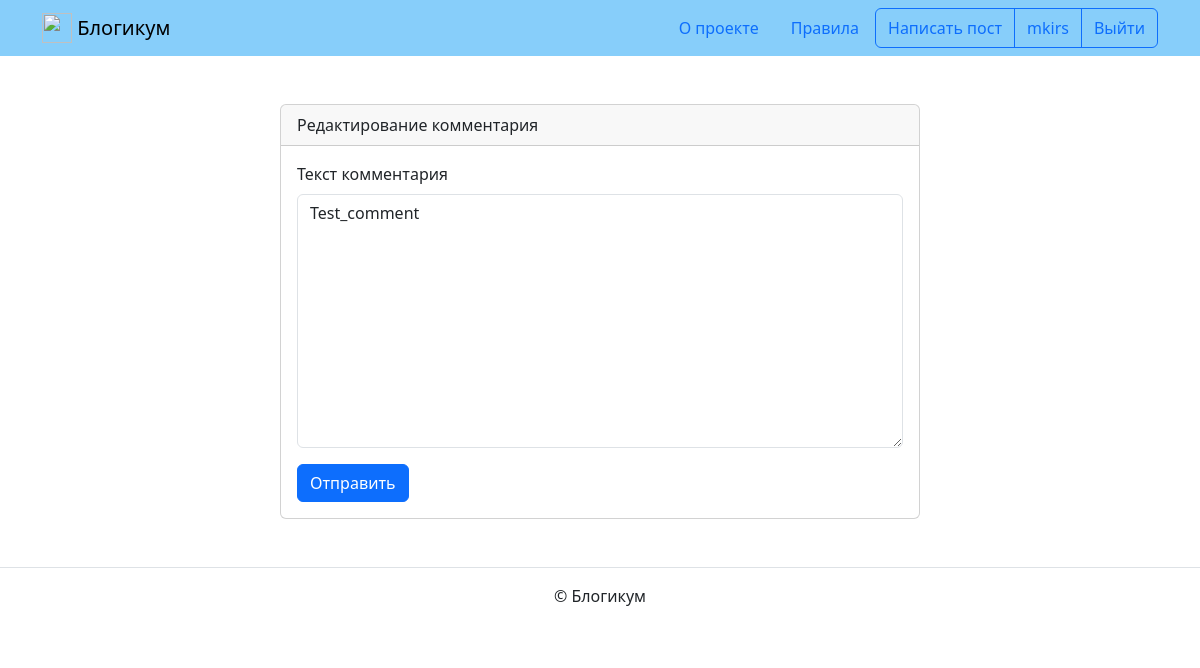
The app's page /posts/43/edit_comment/4/ (signed in), older data.
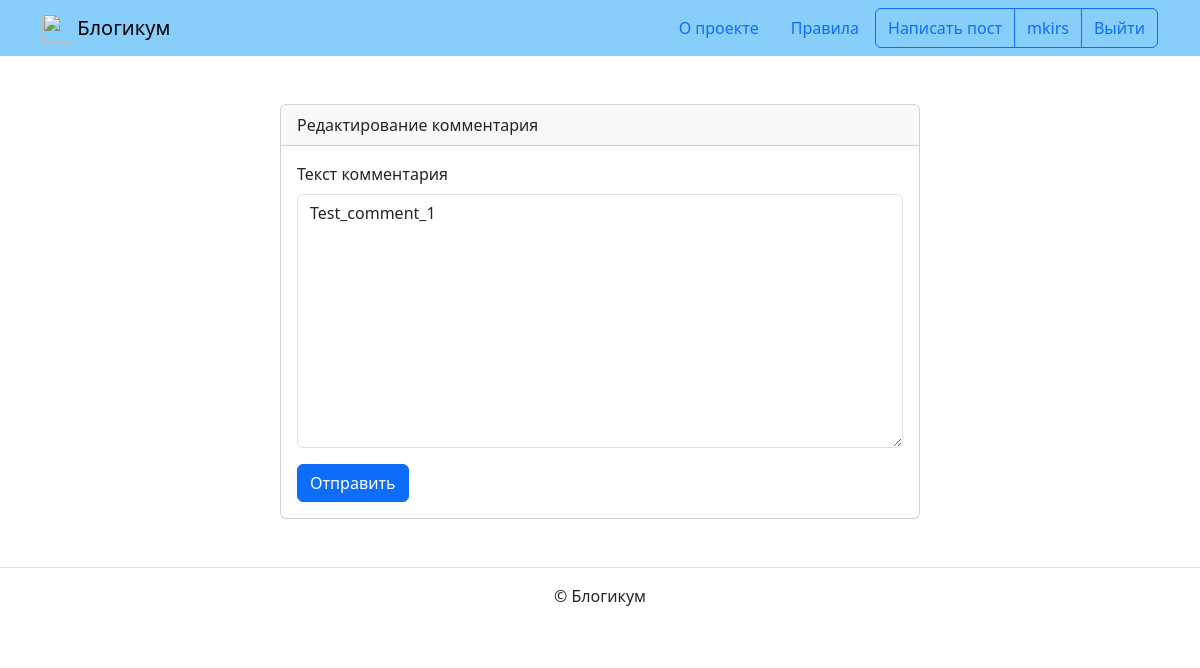
The same page, newer data.
### blog/models.py (models this page shows, shortened)
class Comment(models.Model):
    objects = None
    text = models.TextField('Текст комментария')
    post = models.ForeignKey(
        Post,
        on_delete=models.CASCADE,
        verbose_name='Комментарий',
        related_name='comments',
    )
    created_at = models.DateTimeField(auto_now_add=True)
    author = models.ForeignKey(User, on_delete=models.CASCADE)
    class Meta:
        verbose_name = 'комментарий'
        verbose_name_plural = 'Комментарии'
        ordering = ('created_at',)

### blog/views.py (the view)
class CommentUpdateView(
    CommentMixin, CommentDispatchMixin, LoginRequiredMixin, UpdateView
):
    pass

### blog/forms.py
class CommentForm(forms.ModelForm):
    class Meta:
        model = Comment
        fields = ('text',)

### blog/views.py (called while the page is built)
    def dispatch(self, request, *args, **kwargs):
        comment = get_object_or_404(Comment, pk=kwargs[self.pk_url_kwarg])
        if comment.author != request.user:
            return redirect(
                'blog:post_detail', post_pk=kwargs['post_pk']
            )
        return super().dispatch(request, *args, **kwargs)

### templates/blog/comment.html (shortened to what this page needs)
{% extends "base.html" %}
{% load django_bootstrap5 %}
{% block content %}
  {% if user.is_authenticated %}
    <div class="col d-flex justify-content-center">
      <div class="card" style="width: 40rem;">
        <div class="card-header">
          {% if '/edit_comment/' in request.path %}
            Редактирование комментария
          {% else %}
            Удаление комментария
          {% endif %}
        </div>
        <div class="card-body">
          <form method="post"
            {% if '/edit_comment/' in request.path %}
              action="{% url 'blog:edit_comment' comment.post_id comment.id %}"
            {% endif %}>
            {% if not '/delete_comment/' in request.path %}
              {% bootstrap_form form %}
            {% else %}
              <p>{{ comment.text }}</p>
            {% endif %}
            {% bootstrap_button button_type="submit" content="Отправить" %}
          </form>
        </div>
      </div>
    </div>
  {% endif %}
{% endblock %}

Row changes from the older to the newer data that the page shows:
changed Comment: text "Test_comment" → "Test_comment_1"
